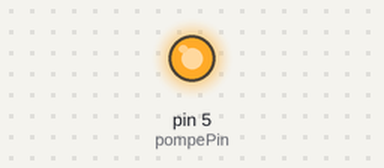
This sketch was run on a simulated Arduino Uno, built with avr-gcc and run on an emulated ATmega328P. On the bench: output pins drawn as LEDs (lit = HIGH).

Above: at 1.0 s.
At 3.0 s:
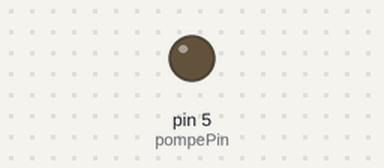
Timing chart, 0 to 5.2 s (numbered marks = the images above):
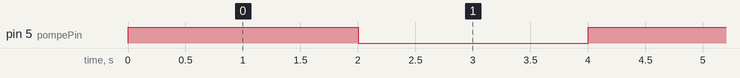

The sketch:

Pompe.ino
```cpp
int pompePin = 5;

void setup()
{
pinMode(pompePin, OUTPUT);
digitalWrite(pompePin, LOW);
}

void loop()
{
digitalWrite(pompePin, HIGH);
delay(2000);
digitalWrite(pompePin, LOW);
delay(2000);
}
```

Measured:
- by itself, pin 5 (pompePin): alternates HIGH for 2.0 s and LOW for 2.0 s
